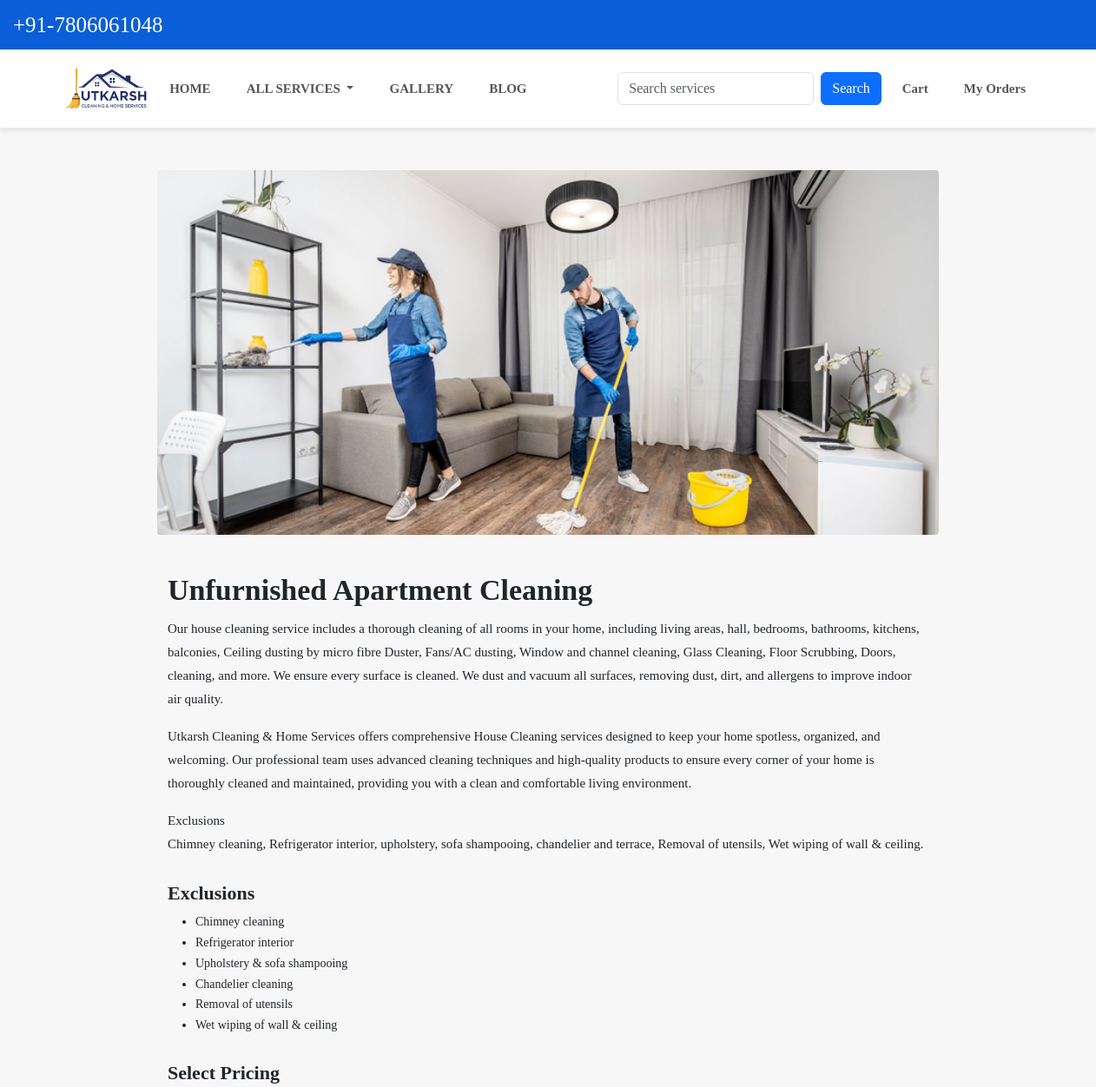
Before: /product-detail/4 (upper part) with the older database file.
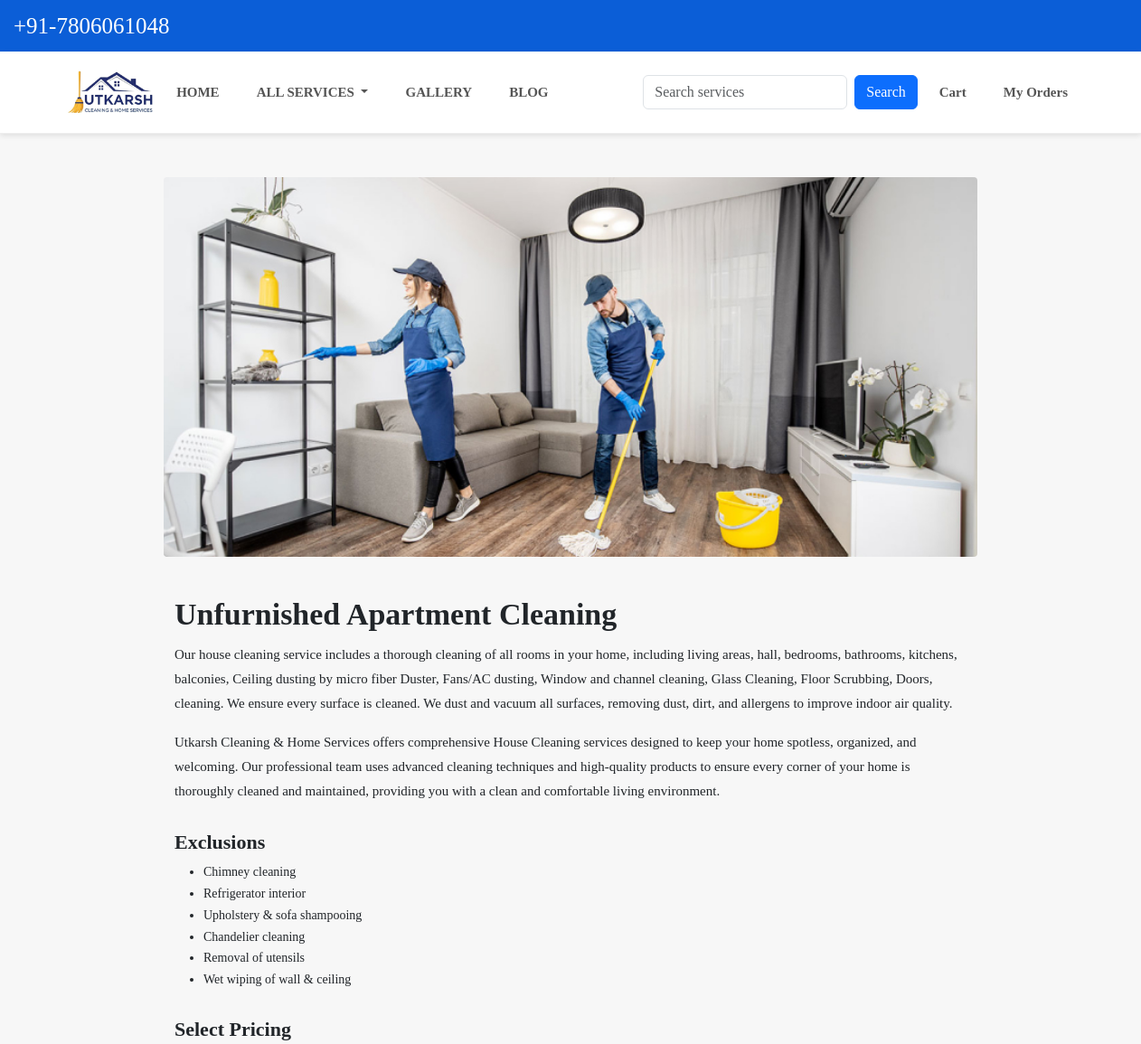
After: the same page with the newer database file.
### app/models.py (models this page shows, shortened)
class Product(models.Model):
    title = models.CharField(max_length=100)
    selling_price = models.FloatField(null=True, blank=True)
    discounted_price = models.FloatField(null=True, blank=True)
    description = models.TextField(blank=True)
    category = models.CharField(choices=CATEGORY_CHOICES, max_length=3)
    product_image = models.ImageField(upload_to='productimg', blank=True, null=True)
    is_service = models.BooleanField(default=False)

### app/views.py (the view)
# urls.py: path('product-detail/<int:pk>', views.ProductDetailView.as_view(), name='product-detail'),
class ProductDetailView(View):
    def get(self, request, pk):
        product = get_object_or_404(Product, pk=pk)
        item_already_in_cart = False
        if request.session.session_key:
            item_already_in_cart = Cart.objects.filter(
                product=product,
                session_key=request.session.session_key
            ).exists()
        reviews = Review.objects.filter(product=product).order_by('-created_at')
        return render(request, 'app/productdetail.html', {
            'product': product,
            'item_already_in_cart': item_already_in_cart,
            'reviews': reviews
        })

### app/context_processors.py (called while the page is built)
def cart_count(request):
    count = 0
    if request.session.session_key:
        count = Cart.objects.filter(
            session_key=request.session.session_key
        ).count()
    return {'cart_count': count}

def all_services(request):
    services = Product.objects.all()   # 🔥 TEMP: filter hata do
    return {'all_services': services}

### app/templates/app/productdetail.html (shortened to what this page needs)
{% extends 'app/base.html' %}
{% load static %}
{% block main-content %}
<div class="container my-5">
  <div class="row mb-4">
    <div class="col-12 text-center">
      {% if product.product_image %}
        <img src="{{ product.product_image.url }}"
             class="img-fluid service-image">
      {% endif %}
    </div>
  </div>
  <div class="row">
    <div class="col-12 service-content">
      <h1 class="service-title">
        {{ product.title }}
      </h1>
      <div class="service-description">
        {{ product.description|linebreaks }}
      </div>
      {% if product.is_service %}
        <h3 class="section-title">Exclusions</h3>
        <ul class="exclusions">
          <li>Chimney cleaning</li>
          <li>Refrigerator interior</li>
          <li>Upholstery & sofa shampooing</li>
          <li>Chandelier cleaning</li>
          <li>Removal of utensils</li>
          <li>Wet wiping of wall & ceiling</li>
        </ul>
      {% endif %}
      <form action="{% url 'add-to-cart' %}" method="get">
        {% if product.is_service %}
          <h3 class="section-title">Select Pricing</h3>
        {% endif %}
      </form>
    </div>
  </div>
</div>
{% endblock %}

Changed rows visible on the page:
changed Product "Unfurnished Apartment Cleaning": description "…Ceiling dusting by micro fibre Duster, Fans/AC dusting, Window and channel cleaning, Glass Cleaning, Floor Scrubbing, Doors, cleaning, and more. We ensure every surface is cleaned. We dust and vacuum all surfaces, removing dust, dirt, and allergens to improve indoor air quality. Utkarsh Cleaning & Home Services offers comprehensive House Cleaning services designed to keep your home spotless, organized, and welcoming. Our professional team uses advanced cleaning techniques and high-quality products to ensure every corner of your home is thoroughly cleaned and maintained, providing you with a clean and comfortable living environment. Exclusions Chimney cleaning, Refrigerator interior,…" → "…Ceiling dusting by micro fiber Duster, Fans/AC dusting, Window and channel cleaning, Glass Cleaning, Floor Scrubbing, Doors, cleaning. We ensure every surface is cleaned. We dust and vacuum all surfaces, removing dust, dirt, and allergens to improve indoor air quality. Utkarsh Cleaning & Home Services offers comprehensive House Cleaning services designed to keep your home spotless, organized, and welcoming. Our professional team uses advanced cleaning techniques and high-quality products to ensure every corner of your home is thoroughly cleaned and maintained, providing you with a clean and comfortable living environment."
